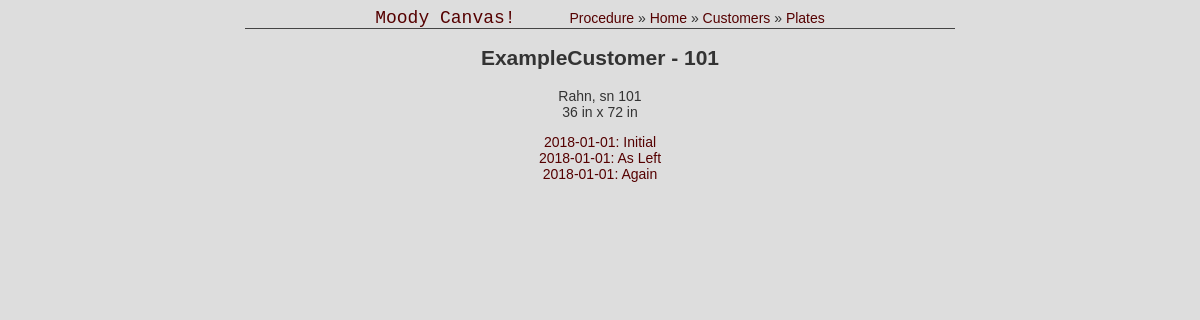
The page /Moody/ExampleCustomer/101/ on the database as committed earlier.
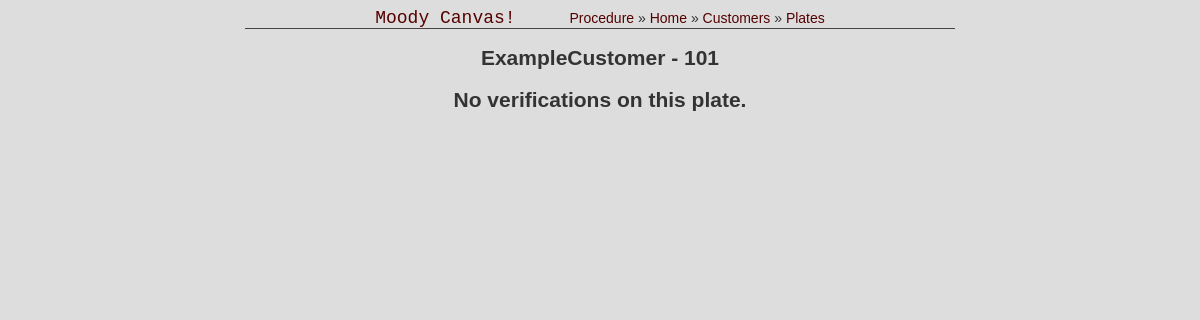
The same page on the database as committed later.
### Moody/models.py (models this page shows, shortened)
class Verif(models.Model):
    plate_id = models.ForeignKey(Plate, on_delete=models.CASCADE)
    verif_date = models.DateTimeField('date performed')
    verif_foot = models.IntegerField()
    verif_north = models.IntegerField(default=4)
    verif_NS = models.IntegerField()
    verif_EW = models.IntegerField()
    verif_top = models.FloatField()
    verif_bot = models.FloatField()
    verif_start = models.FloatField()
    verif_end = models.FloatField()
    verif_rep = models.IntegerField()
    verif_flat = models.IntegerField()
    verif_grade = models.CharField(max_length=4)
    verif_len = models.IntegerField()
    verif_wid = models.IntegerField()
    verif_diag = models.IntegerField()
    clos_7 = models.IntegerField()
    clos_8 = models.IntegerField()
    verif_cert = models.TextField(max_length=50)
    verif_tech = models.TextField(max_length=50)
    verif_descr = models.TextField(max_length=50)
    verif_min = models.IntegerField()
    verif_max = models.IntegerField()
    def __str__(self):
        return str(self.verif_date.date())

class Plate(models.Model):
    cust_id = models.ForeignKey(Customer, on_delete=models.CASCADE)
    plate_id = models.CharField(max_length=50)
    plate_sn = models.CharField(max_length=50)
    plate_mfr = models.CharField(max_length=50)
    plate_wid = models.IntegerField()
    plate_len = models.IntegerField()

### Moody/views.py (the view)
# urls.py: path('<str:custname>/<str:id_no>/', views.VerifsView.as_view(), name='verifs'),
class VerifsView(generic.ListView):
    template_name = 'Moody/verifs.html'
    context_object_name = 'recent_verifs'
    def get_queryset(self):
        return Verif.objects.filter(plate_id=Plate.objects.get(plate_id=self.kwargs['id_no']))

### Moody/templates/Moody/verifs.html (shortened to what this page needs)
<!DOCTYPE html>
<html>
<head>
</head>
<body>
    <div id="header">
        <ul id="nav">
            <li><a href="{% url 'home:index' %}" style="font-size: 18px; font-family: Courier New, Courier, monospace; margin-right: 50px;">Moody Canvas!</a></li>
            <li><a rel="dead placeholder link">Procedure</a> &raquo;</li>
            <li><a href="{% url 'Moody:index' %}">Home</a> &raquo;</li>
            <li><a href="{% url 'Moody:customers' %}">Customers</a> &raquo;</li>
            <li><a href="{% url 'Moody:plates' view.kwargs.custname %}">Plates</a></li>
        </ul>
    </div>
    <h2>{{ view.kwargs.custname }} - {{ view.kwargs.id_no }}</h2>
{% if not recent_verifs %}
    <h2>No verifications on this plate.</h2>
{% else %}
    <p>{{ recent_verifs.0.plate_id.plate_mfr }}, sn {{ recent_verifs.0.plate_id.plate_sn }}<br />{{ recent_verifs.0.plate_id.plate_wid }} in x {{ recent_verifs.0.plate_id.plate_len }} in</p>
    <ul>
        {% for v in recent_verifs %}
        <li><a href="{% url 'Moody:summary' view.kwargs.custname view.kwargs.id_no v.id %}">{{ v }}: {{ v.verif_descr }}</a></li>
        {% endfor %}
    </ul>
    {% endif %}
</body>
</html>

Rows that differ between the two databases and show on the page:
removed Verif: plate_id.plate_mfr "Rahn", plate_id.plate_sn "101", plate_id.plate_wid "36", plate_id.plate_len "72", verif_date "2018-01-01", verif_descr "Initial"
removed Verif: verif_date "2018-01-01", verif_descr "As Left"
removed Verif: verif_date "2018-01-01", verif_descr "Again"
Other text that changed with them:
text no longer shown: ", sn in x in"
text now shown: "No verifications on this plate."
